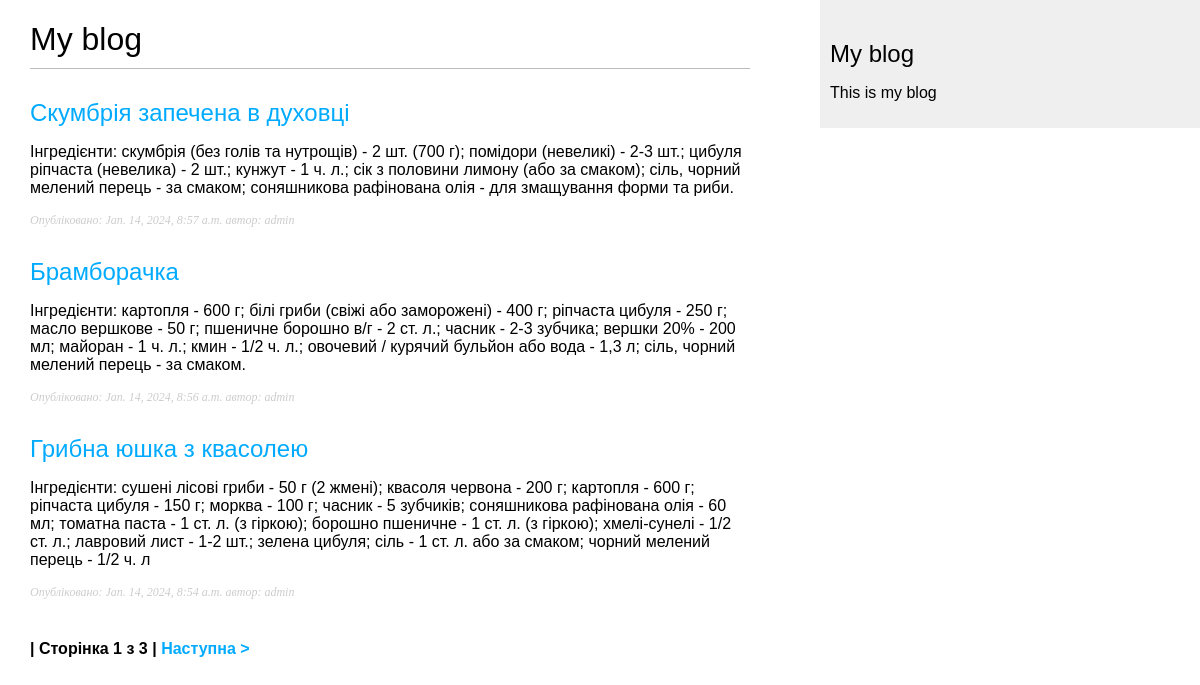
Screenshot of /blog/ with the database file from the repository.
### blog/models.py (models this page shows, shortened)
class Post(models.Model):
    STATUS_CHOISES=(('draft','Draft'),('published','Published'),)
    title=models.CharField(max_length=250,verbose_name='Post name')
    slug=models.SlugField(max_length=250,unique_for_date='publish')
    author=models.ForeignKey(User,on_delete=models.CASCADE, related_name='blog_posts',verbose_name='Author')
    short_description=models.CharField(max_length=400,verbose_name='Description')
    publish=models.DateTimeField(default=timezone.now,verbose_name='Publish date')
    created = models.DateTimeField(auto_now_add=True, verbose_name='Create date')
    updated = models.DateTimeField(auto_now=True, verbose_name='Update')
    status=models.CharField(max_length=10, choices=STATUS_CHOISES,default='draft')
    image=models.ImageField(upload_to='porodact_images/',verbose_name='Image',blank=False)
    class Meta:
        ordering=('-publish',)
    def get_absolut_url(self):
        return reverse('blog:post_detail',args=[self.publish.year,
                                                self.publish.month,
                                                self.publish.day,
                                                self.slug])

### blog/views.py (the view)
# urls.py: path('',views.PostListView.as_view(),name='post_list'),
class PostListView(ListView):
    queryset = Post.objects.all()
    context_object_name = 'posts'
    paginate_by = 3
    template_name = 'blog/post/list.html'

### blog/templates/blog/post/list.html (shortened to what this page needs)
{% extends "blog/base.html" %}
{% block content %}
    <h1>My blog</h1>
    {% for post in posts %}
    <h2>
        <a href="{{post.get_absolut_url}}">{{post.title}}</a>
    </h2>
    <p>{{post.short_description}}</p>
    <p class="date">Опубліковано: {{post.publish}} автор: {{post.author}}</p>
{% endfor %}
{% include "paginations.html" with page=page_obj %}
{% endblock %}

### blog/templates/blog/base.html (shortened to what this page needs)
{% load static %}
<!DOCTYPE html>
<html lang="uk">
<head>
    <link href="{% static 'css/style.css'%}" rel="stylesheet">
</head>
<body>
<div id="content">
{% block content %}
{% endblock %}
</div>
<div id="sidebar">
    <h2>My blog</h2>
    <p>This is my blog</p>
</div>
</body>
</html>

### blog/templates/paginations.html (shortened to what this page needs)
<div class="pagination">
  <span class="step-links">
    <span class="current">
      | Сторінка {{page.number}} з {{page.paginator.num_pages}} |
    </span>
    {% if page.has_next %}
      <a href="?page={{page.next_page_number}}">    Наступна > </a>
    {% endif %}
  </span>
</div>

### blog/static/css/style.css (style rules this page uses)
body { margin:0; padding:0; font-family:helvetica, sans-serif; }
a { color:#00abff; text-decoration:none; }
h1 { font-weight:normal; border-bottom:1px solid #bbb; padding:0 0 10px 0; }
h2 { font-weight:normal; margin:30px 0 0; }
#content { float:left; width:60%; padding:0 0 0 30px; }
#sidebar { float:right; width:30%; padding:10px; background:#efefef; height:100%; }
p.date { color:#ccc; font-family: georgia, serif; font-size: 12px; font-style: italic; }
.pagination { margin: 40px auto; font-weight: bold; }
.step-links { margin: 0 auto; }

### rows the page displays
Post: title "Скумбрія запечена в духовці", short_description "Інгредієнти: скумбрія (без голів та нутрощів) - 2 шт. (700 г); помідори (невеликі) - 2-3 шт.; цибуля ріпчаста (невелика) - 2 шт.; кунжут - 1 ч. л.; сік з половини лимону (або за смаком); сіль, чорний мелений перець - за смаком; соняшникова рафінована олія - для змащування форми та риби.", publish "Jan. 14, 2024, 8:57 a.m.", author "admin"
Post: title "Брамборачка", short_description "Інгредієнти: картопля - 600 г; білі гриби (свіжі або заморожені) - 400 г; ріпчаста цибуля - 250 г; масло вершкове - 50 г; пшеничне борошно в/г - 2 ст. л.; часник - 2-3 зубчика; вершки 20% - 200 мл; майоран - 1 ч. л.; кмин - 1/2 ч. л.; овочевий / курячий бульйон або вода - 1,3 л; сіль, чорний мелений перець - за смаком.", publish "Jan. 14, 2024, 8:56 a.m.", author "admin"
Post: title "Грибна юшка з квасолею", short_description "Інгредієнти: сушені лісові гриби - 50 г (2 жмені); квасоля червона - 200 г; картопля - 600 г; ріпчаста цибуля - 150 г; морква - 100 г; часник - 5 зубчиків; соняшникова рафінована олія - 60 мл; томатна паста - 1 ст. л. (з гіркою); борошно пшеничне - 1 ст. л. (з гіркою); хмелі-сунелі - 1/2 ст. л.; лавровий лист - 1-2 шт.; зелена цибуля; сіль - 1 ст. л. або за смаком; чорний мелений перець - 1/2 ч. л", publish "Jan. 14, 2024, 8:54 a.m.", author "admin"

### other values shown
{{ page.number }} "1"
{{ page.paginator.num_pages }} "3"
